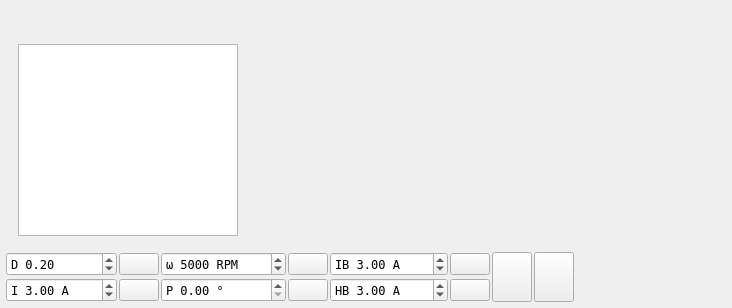
  <widget class="QWidget" name="centralWidget">
   <layout class="QVBoxLayout" name="verticalLayout_3">
    <property name="spacing">
     <number>4</number>
    </property>
    <property name="leftMargin">
     <number>6</number>
    </property>
    <property name="topMargin">
     <number>6</number>
    </property>
    <property name="rightMargin">
     <number>6</number>
    </property>
    <property name="bottomMargin">
     <number>6</number>
    </property>
    <item>
     <layout class="QHBoxLayout" name="horizontalLayout">
      <property name="spacing">
       <number>4</number>
      </property>
      <item>
       <layout class="QVBoxLayout" name="verticalLayout_2">
        <property name="spacing">
         <number>12</number>
        </property>
        <property name="leftMargin">
         <number>12</number>
        </property>
        <property name="topMargin">
         <number>12</number>
        </property>
        <property name="rightMargin">
         <number>0</number>
        </property>
        <property name="bottomMargin">
         <number>12</number>
        </property>
        <item>
         <widget class="QLabel" name="pageLabel">
          <property name="enabled">
           <bool>true</bool>
          </property>
          <property name="maximumSize">
           <size>
            <width>220</width>
            <height>56</height>
           </size>
          </property>
          <property name="text">
           <string/>
          </property>
          <property name="pixmap">
           <pixmap resource="res_bronze.qrc">:/res/logo.png</pixmap>
          </property>
          <property name="scaledContents">
           <bool>true</bool>
          </property>
         </widget>
        </item>
        <item>
         <widget class="QSplitter" name="leftSplitter">
          <property name="orientation">
           <enum>Qt::Vertical</enum>
          </property>
          <property name="handleWidth">
           <number>6</number>
          </property>
          <property name="childrenCollapsible">
           <bool>true</bool>
          </property>
          <widget class="QListWidget" name="pageList">
           <property name="sizePolicy">
            <sizepolicy hsizetype="Expanding" vsizetype="Expanding">
             <horstretch>0</horstretch>
             <verstretch>0</verstretch>
            </sizepolicy>
           </property>
           <property name="minimumSize">
            <size>
             <width>220</width>
             <height>0</height>
            </size>
           </property>
           <property name="maximumSize">
            <size>
             <width>220</width>
             <height>16777215</height>
            </size>
           </property>
           <property name="font">
            <font>
             <family>Roboto</family>
            </font>
           </property>
           <property name="editTriggers">
            <set>QAbstractItemView::NoEditTriggers</set>
           </property>
           <property name="selectionBehavior">
            <enum>QAbstractItemView::SelectRows</enum>
           </property>
           <property name="resizeMode">
            <enum>QListView::Adjust</enum>
           </property>
           <property name="viewMode">
            <enum>QListView::ListMode</enum>
           </property>
          </widget>
         </widget>
        </item>
       </layout>
      </item>
      <item>
       <widget class="QStackedWidget" name="pageWidget">
        <property name="font">
         <font>
          <family>Roboto</family>
         </font>
        </property>
        <property name="currentIndex">
         <number>-1</number>
        </property>
       </widget>
      </item>
     </layout>
    </item>
    <item>
     <layout class="QGridLayout" name="gridLayout_3">
      <property name="spacing">
       <number>2</number>
      </property>
      <item row="0" column="8">
       <widget class="DisplayBar" name="dispDuty" native="true">
        <property name="sizePolicy">
         <sizepolicy hsizetype="MinimumExpanding" vsizetype="Preferred">
          <horstretch>0</horstretch>
          <verstretch>0</verstretch>
         </sizepolicy>
        </property>
        <property name="minimumSize">
         <size>
          <width>150</width>
          <height>0</height>
         </size>
        </property>
       </widget>
      </item>
      <item row="0" column="4">
       <widget class="QDoubleSpinBox" name="brakeCurrentBox">
        <property name="font">
         <font>
          <family>DejaVu Sans Mono</family>
         </font>
        </property>
        <property name="toolTip">
         <string>Brake current</string>
        </property>
        <property name="prefix">
         <string>IB </string>
        </property>
        <property name="suffix">
         <string> A</string>
        </property>
        <property name="minimum">
         <double>-500.000000000000000</double>
        </property>
        <property name="maximum">
         <double>500.000000000000000</double>
        </property>
        <property name="singleStep">
         <double>0.500000000000000</double>
        </property>
        <property name="value">
         <double>3.000000000000000</double>
        </property>
       </widget>
      </item>
      <item row="1" column="1">
       <widget class="QPushButton" name="currentButton">
        <property name="toolTip">
         <string>Current</string>
        </property>
        <property name="text">
         <string/>
        </property>
        <property name="icon">
         <iconset resource="res.qrc">
          <normaloff>:/res/icons/Circled Play-96.png</normaloff>:/res/icons/Circled Play-96.png</iconset>
        </property>
       </widget>
      </item>
      <item row="0" column="5">
       <widget class="QPushButton" name="brakeCurrentButton">
        <property name="toolTip">
         <string>Brake current</string>
        </property>
        <property name="text">
         <string/>
        </property>
        <property name="icon">
         <iconset resource="res.qrc">
          <normaloff>:/res/icons/Brake Warning-96.png</normaloff>:/res/icons/Brake Warning-96.png</iconset>
        </property>
       </widget>
      </item>
      <item row="1" column="5">
       <widget class="QPushButton" name="handbrakeButton">
        <property name="toolTip">
         <string>Handbrake current</string>
        </property>
        <property name="text">
         <string/>
        </property>
        <property name="icon">
         <iconset resource="res.qrc">
          <normaloff>:/res/icons/Brake Warning-96.png</normaloff>:/res/icons/Brake Warning-96.png</iconset>
        </property>
       </widget>
      </item>
      <item row="0" column="3">
       <widget class="QPushButton" name="speedButton">
        <property name="toolTip">
         <string>Speed</string>
        </property>
        <property name="text">
         <string/>
        </property>
        <property name="icon">
         <iconset resource="res.qrc">
          <normaloff>:/res/icons/Circled Play-96.png</normaloff>:/res/icons/Circled Play-96.png</iconset>
        </property>
       </widget>
      </item>
      <item row="0" column="7" rowspan="2">
       <widget class="QPushButton" name="stopButton">
        <property name="sizePolicy">
         <sizepolicy hsizetype="Fixed" vsizetype="MinimumExpanding">
          <horstretch>0</horstretch>
          <verstretch>0</verstretch>
         </sizepolicy>
        </property>
        <property name="toolTip">
         <string>Switch off</string>
        </property>
        <property name="text">
         <string/>
        </property>
        <property name="icon">
         <iconset resource="res.qrc">
          <normaloff>:/res/icons/Stop Sign-96.png</normaloff>:/res/icons/Stop Sign-96.png</iconset>
        </property>
        <property name="iconSize">
         <size>
          <width>40</width>
          <height>40</height>
         </size>
        </property>
       </widget>
      </item>
      <item row="0" column="6" rowspan="2">
       <widget class="QPushButton" name="fullBrakeButton">
        <property name="sizePolicy">
         <sizepolicy hsizetype="Fixed" vsizetype="MinimumExpanding">
          <horstretch>0</horstretch>
          <verstretch>0</verstretch>
         </sizepolicy>
        </property>
        <property name="toolTip">
         <string>Full brake</string>
        </property>
        <property name="text">
         <string/>
        </property>
        <property name="icon">
         <iconset resource="res.qrc">
          <normaloff>:/res/icons/Anchor-96.png</normaloff>:/res/icons/Anchor-96.png</iconset>
        </property>
        <property name="iconSize">
         <size>
          <width>40</width>
          <height>40</height>
         </size>
        </property>
        <property name="autoDefault">
         <bool>false</bool>
        </property>
        <property name="default">
         <bool>false</bool>
        </property>
        <property name="flat">
         <bool>false</bool>
        </property>
       </widget>
      </item>
      <item row="1" column="8">
       <widget class="DisplayBar" name="dispCurrent" native="true">
        <property name="sizePolicy">
         <sizepolicy hsizetype="MinimumExpanding" vsizetype="Preferred">
          <horstretch>0</horstretch>
          <verstretch>0</verstretch>
         </sizepolicy>
        </property>
        <property name="minimumSize">
         <size>
          <width>150</width>
          <height>0</height>
         </size>
        </property>
       </widget>
      </item>
      <item row="0" column="2">
       <widget class="QDoubleSpinBox" name="speedBox">
        <property name="font">
         <font>
          <family>DejaVu Sans Mono</family>
         </font>
        </property>
        <property name="toolTip">
         <string>Speed</string>
        </property>
        <property name="prefix">
         <string>ω </string>
        </property>
        <property name="suffix">
         <string> RPM</string>
        </property>
        <property name="decimals">
         <number>0</number>
        </property>
        <property name="minimum">
         <double>-400000.000000000000000</double>
        </property>
        <property name="maximum">
         <double>400000.000000000000000</double>
        </property>
        <property name="singleStep">
         <double>100.000000000000000</double>
        </property>
        <property name="value">
         <double>5000.000000000000000</double>
        </property>
       </widget>
      </item>
      <item row="1" column="4">
       <widget class="QDoubleSpinBox" name="handbrakeBox">
        <property name="font">
         <font>
          <family>DejaVu Sans Mono</family>
         </font>
        </property>
        <property name="toolTip">
         <string>Handbrake current</string>
        </property>
        <property name="prefix">
         <string>HB </string>
        </property>
        <property name="suffix">
         <string> A</string>
        </property>
        <property name="minimum">
         <double>-500.000000000000000</double>
        </property>
        <property name="maximum">
         <double>500.000000000000000</double>
        </property>
        <property name="singleStep">
         <double>0.500000000000000</double>
        </property>
        <property name="value">
         <double>3.000000000000000</double>
        </property>
       </widget>
      </item>
      <item row="0" column="0">
       <widget class="QDoubleSpinBox" name="dutyBox">
        <property name="font">
         <font>
          <family>DejaVu Sans Mono</family>
         </font>
        </property>
        <property name="toolTip">
         <string>Duty cycle</string>
        </property>
        <property name="wrapping">
         <bool>false</bool>
        </property>
        <property name="frame">
         <bool>true</bool>
        </property>
        <property name="prefix">
         <string>D </string>
        </property>
        <property name="minimum">
         <double>-1.000000000000000</double>
        </property>
        <property name="maximum">
         <double>1.000000000000000</double>
        </property>
        <property name="singleStep">
         <double>0.010000000000000</double>
        </property>
        <property name="value">
         <double>0.200000000000000</double>
        </property>
       </widget>
      </item>
      <item row="1" column="3">
       <widget class="QPushButton" name="posButton">
        <property name="toolTip">
         <string>Position</string>
        </property>
        <property name="text">
         <string/>
        </property>
        <property name="icon">
         <iconset resource="res.qrc">
          <normaloff>:/res/icons/Circled Play-96.png</normaloff>:/res/icons/Circled Play-96.png</iconset>
        </property>
       </widget>
      </item>
      <item row="0" column="1">
       <widget class="QPushButton" name="dutyButton">
        <property name="toolTip">
         <string>Duty cycle</string>
        </property>
        <property name="text">
         <string/>
        </property>
        <property name="icon">
         <iconset resource="res.qrc">
          <normaloff>:/res/icons/Circled Play-96.png</normaloff>:/res/icons/Circled Play-96.png</iconset>
        </property>
        <property name="flat">
         <bool>false</bool>
        </property>
       </widget>
      </item>
      <item row="1" column="2">
       <widget class="QDoubleSpinBox" name="posBox">
        <property name="font">
         <font>
          <family>DejaVu Sans Mono</family>
         </font>
        </property>
        <property name="toolTip">
         <string>Position</string>
        </property>
        <property name="prefix">
         <string>P </string>
        </property>
        <property name="suffix">
         <string> °</string>
        </property>
        <property name="maximum">
         <double>360.000000000000000</double>
        </property>
        <property name="singleStep">
         <double>0.100000000000000</double>
        </property>
        <property name="value">
         <double>0.000000000000000</double>
        </property>
       </widget>
      </item>
      <item row="1" column="0">
       <widget class="QDoubleSpinBox" name="currentBox">
        <property name="font">
         <font>
          <family>DejaVu Sans Mono</family>
         </font>
        </property>
        <property name="toolTip">
         <string>Current</string>
        </property>
        <property name="frame">
         <bool>true</bool>
        </property>
        <property name="prefix">
         <string>I </string>
        </property>
        <property name="suffix">
         <string> A</string>
        </property>
        <property name="minimum">
         <double>-500.000000000000000</double>
        </property>
        <property name="maximum">
         <double>500.000000000000000</double>
        </property>
        <property name="singleStep">
         <double>0.500000000000000</double>
        </property>
        <property name="value">
         <double>3.000000000000000</double>
        </property>
       </widget>
      </item>
     </layout>
    </item>
   </layout>
  </widget>
